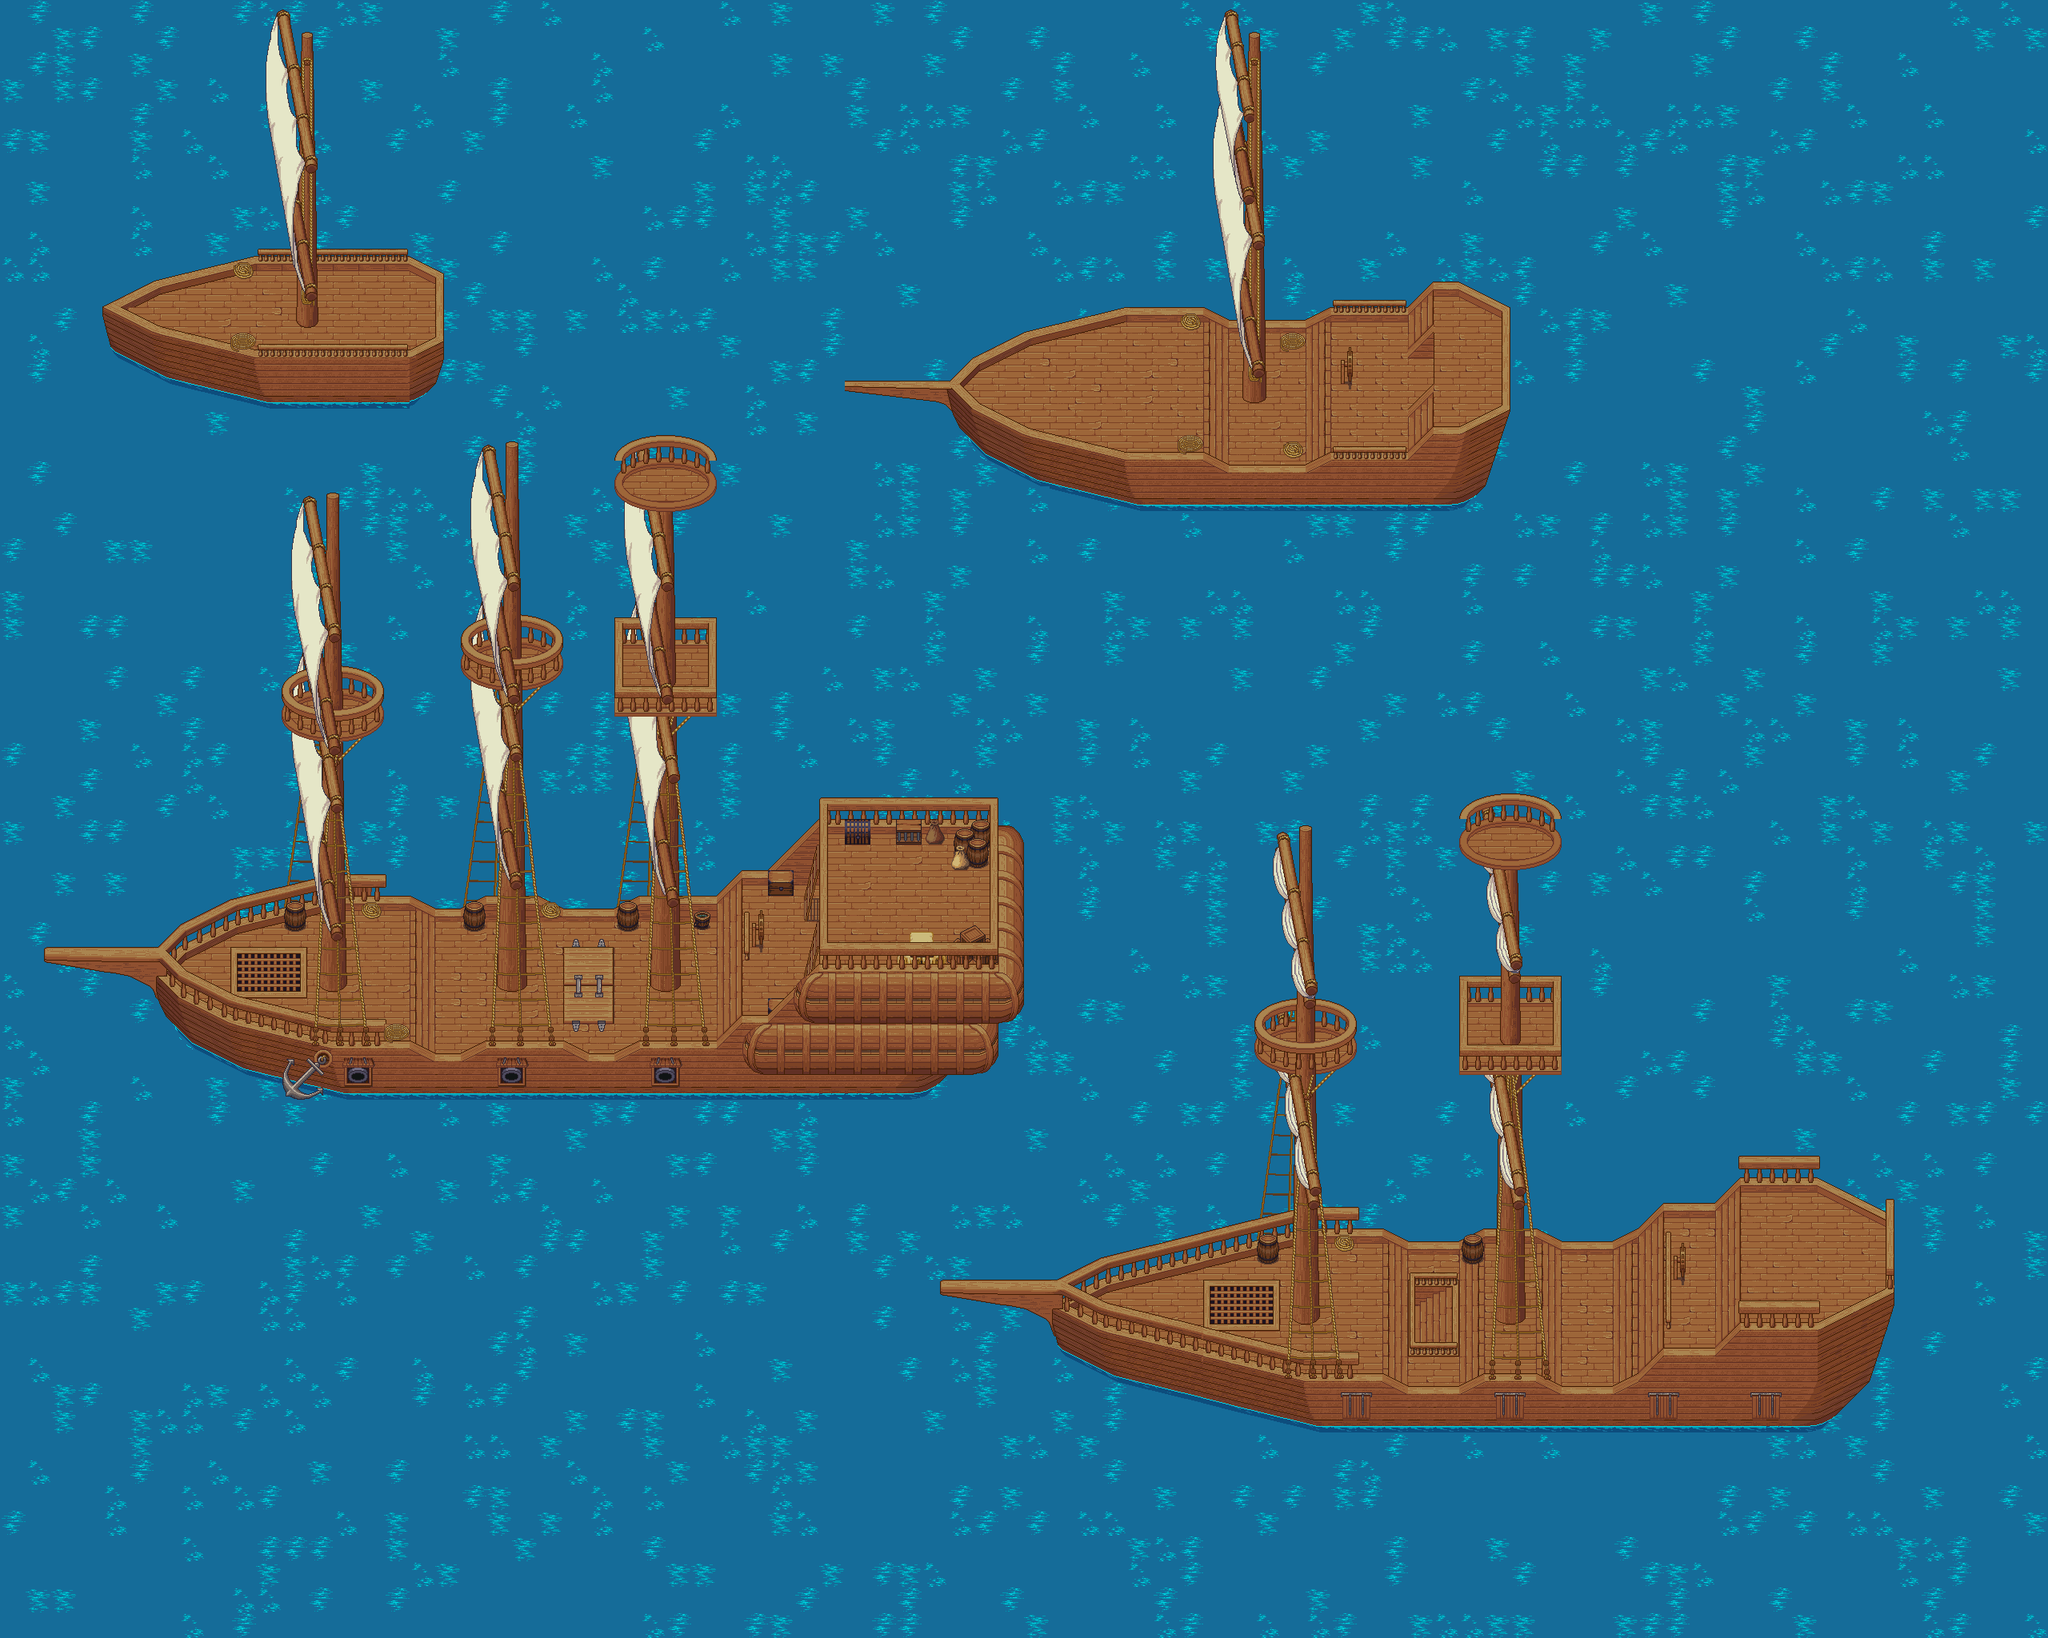

A level layout from a 2D game, rendered from its tile map. Below: a short description, then the map file with tile-grid data replaced by summaries:
An orthogonal 80x64 tile map with 32x32 px tiles, 14 tile layers (water, deck, shroud_back, ship, ...), 2 hidden layers not drawn, 6 tilesets.

<map version="1.5" tiledversion="1.6.0" orientation="orthogonal" renderorder="right-down" width="80" height="64" tilewidth="32" tileheight="32" infinite="0" nextlayerid="17" nextobjectid="1">
 <tileset firstgid="1" name="ship" tilewidth="32" tileheight="32" tilecount="1024" columns="32">
  <image source="lpc-ship.png" trans="ff00ff" width="1024" height="1024" />
  <tile id="768">
   <animation>
    <frame tileid="768" duration="200" />
    <frame tileid="864" duration="200" />
    <frame tileid="896" duration="200" />
   </animation>
  </tile>
  <tile id="769">
   <animation>
    <frame tileid="769" duration="200" />
    <frame tileid="865" duration="200" />
    <frame tileid="897" duration="200" />
   </animation>
  </tile>
  <tile id="802">
   <animation>
    <frame tileid="802" duration="200" />
    <frame tileid="866" duration="200" />
    <frame tileid="898" duration="200" />
   </animation>
  </tile>
  <tile id="803">
   <animation>
    <frame tileid="803" duration="200" />
    <frame tileid="867" duration="200" />
    <frame tileid="899" duration="200" />
   </animation>
  </tile>
  <tile id="816">
   <animation>
    <frame tileid="816" duration="200" />
    <frame tileid="848" duration="200" />
   </animation>
  </tile>
  <tile id="817">
   <animation>
    <frame tileid="817" duration="200" />
    <frame tileid="849" duration="200" />
    <frame tileid="881" duration="200" />
   </animation>
  </tile>
  <tile id="836">
   <animation>
    <frame tileid="836" duration="200" />
    <frame tileid="868" duration="200" />
    <frame tileid="900" duration="200" />
   </animation>
  </tile>
  <tile id="837">
   <animation>
    <frame tileid="837" duration="200" />
    <frame tileid="869" duration="200" />
    <frame tileid="901" duration="200" />
   </animation>
  </tile>
  <tile id="838">
   <animation>
    <frame tileid="838" duration="200" />
    <frame tileid="870" duration="200" />
    <frame tileid="902" duration="200" />
   </animation>
  </tile>
  <tile id="839">
   <animation>
    <frame tileid="839" duration="200" />
    <frame tileid="871" duration="200" />
    <frame tileid="903" duration="200" />
   </animation>
  </tile>
  <tile id="840">
   <animation>
    <frame tileid="840" duration="200" />
    <frame tileid="872" duration="200" />
    <frame tileid="904" duration="200" />
   </animation>
  </tile>
  <tile id="852" probability="0.1" />
  <tile id="853" probability="0.1" />
  <tile id="854" probability="0.1" />
 </tileset>
 <tileset firstgid="1025" name="container" tilewidth="32" tileheight="32" tilecount="1024" columns="16">
  <image source="_preview_only_container.png" trans="ff00ff" width="512" height="2048" />
 </tileset>
 <tileset firstgid="2049" name="cannon-port" tilewidth="64" tileheight="64" tilecount="64" columns="8">
  <image source="ship-cannon.png" trans="ff00ff" width="512" height="512" />
  <tile id="0">
   <animation>
    <frame tileid="0" duration="500" />
    <frame tileid="1" duration="50" />
    <frame tileid="2" duration="50" />
    <frame tileid="3" duration="100" />
    <frame tileid="4" duration="100" />
   </animation>
  </tile>
  <tile id="8">
   <animation>
    <frame tileid="8" duration="500" />
    <frame tileid="9" duration="50" />
    <frame tileid="10" duration="50" />
    <frame tileid="11" duration="100" />
    <frame tileid="12" duration="100" />
   </animation>
  </tile>
  <tile id="14">
   <animation>
    <frame tileid="14" duration="500" />
    <frame tileid="23" duration="200" />
    <frame tileid="8" duration="500" />
    <frame tileid="23" duration="200" />
   </animation>
  </tile>
  <tile id="16">
   <animation>
    <frame tileid="16" duration="500" />
    <frame tileid="17" duration="50" />
    <frame tileid="18" duration="50" />
    <frame tileid="19" duration="100" />
    <frame tileid="20" duration="100" />
   </animation>
  </tile>
  <tile id="24">
   <animation>
    <frame tileid="24" duration="500" />
    <frame tileid="25" duration="50" />
    <frame tileid="26" duration="50" />
    <frame tileid="27" duration="100" />
    <frame tileid="28" duration="100" />
   </animation>
  </tile>
 </tileset>
 <tileset firstgid="2113" name="rigging" tilewidth="32" tileheight="32" tilecount="1024" columns="32">
  <image source="rigging.png" trans="ff00ff" width="1024" height="1024" />
 </tileset>
 <tileset firstgid="3137" name="ship-etc" tilewidth="32" tileheight="32" tilecount="512" columns="16">
  <image source="lpc-ship-accessories.png" trans="ff00ff" width="512" height="1024" />
 </tileset>
 <tileset firstgid="3649" name="water" tilewidth="32" tileheight="32" tilecount="4" columns="4">
  <image source="_preview_only_water.png" trans="ff00ff" width="128" height="32" />
 </tileset>
 <layer id="6" name="water" width="80" height="64">
  <data>[5120 cells, 5120 non-empty, 4 distinct tile ids]</data>
 </layer>
 <layer id="2" name="deck" width="80" height="64">
  <data>[5120 cells, 287 non-empty, 20 distinct tile ids]</data>
 </layer>
 <layer id="16" name="shroud_back" width="80" height="64">
  <data>[5120 cells, 120 non-empty, 30 distinct tile ids]</data>
 </layer>
 <layer id="1" name="ship" width="80" height="64">
  <data>[5120 cells, 691 non-empty, 192 distinct tile ids]</data>
 </layer>
 <layer id="7" name="ladder" width="80" height="64">
  <data>[5120 cells, 184 non-empty, 101 distinct tile ids]</data>
 </layer>
 <layer id="3" name="masts" width="80" height="64" opacity="0.99">
  <data>[5120 cells, 268 non-empty, 103 distinct tile ids]</data>
 </layer>
 <layer id="11" name="futtock-gallery" width="80" height="64">
  <data>[5120 cells, 130 non-empty, 26 distinct tile ids]</data>
 </layer>
 <layer id="14" name="shrouds" width="80" height="64">
  <data>[5120 cells, 145 non-empty, 38 distinct tile ids]</data>
 </layer>
 <layer id="4" name="sails1" width="80" height="64">
  <data>[5120 cells, 229 non-empty, 99 distinct tile ids]</data>
 </layer>
 <layer id="12" name="crows1" width="80" height="64">
  <data>[5120 cells, 68 non-empty, 28 distinct tile ids]</data>
 </layer>
 <layer id="13" name="masts1" width="80" height="64">
  <data>[5120 cells, 90 non-empty, 22 distinct tile ids]</data>
 </layer>
 <layer id="15" name="crows1_rail" width="80" height="64">
  <data>[5120 cells, 40 non-empty, 16 distinct tile ids]</data>
 </layer>
 <layer id="9" name="sails2" width="80" height="64">
  <data>[5120 cells, 157 non-empty, 71 distinct tile ids]</data>
 </layer>
 <layer id="10" name="crows2" width="80" height="64">
  <data>[5120 cells, 24 non-empty, 12 distinct tile ids]</data>
 </layer>
 <layer id="5" name="sails3" width="80" height="64" visible="0">
  <data>[5120 cells, 12 non-empty, 6 distinct tile ids]</data>
 </layer>
 <layer id="8" name="crows3" width="80" height="64" visible="0">
  <data>[5120 cells, 16 non-empty, 8 distinct tile ids]</data>
 </layer>
</map>
